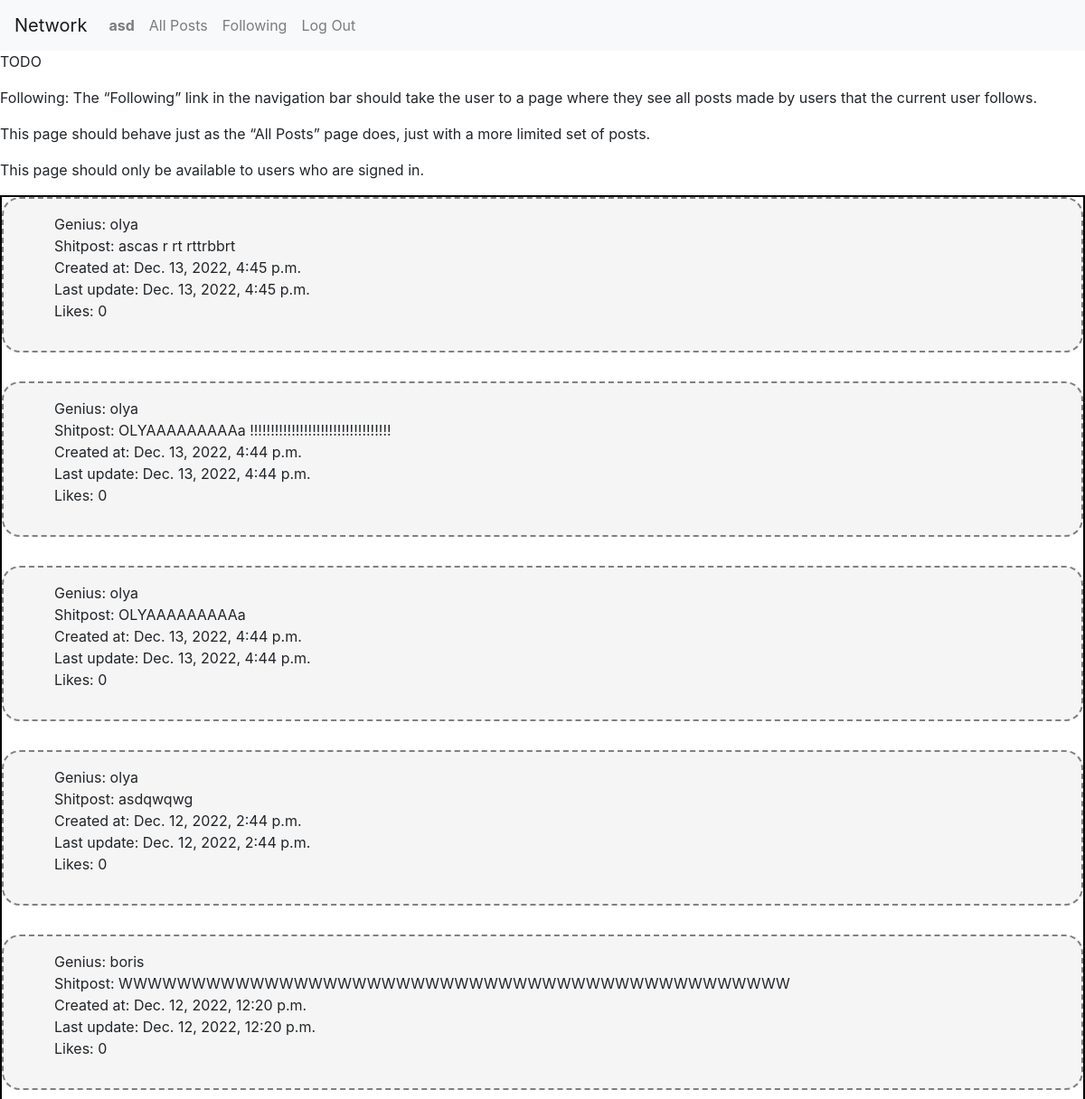
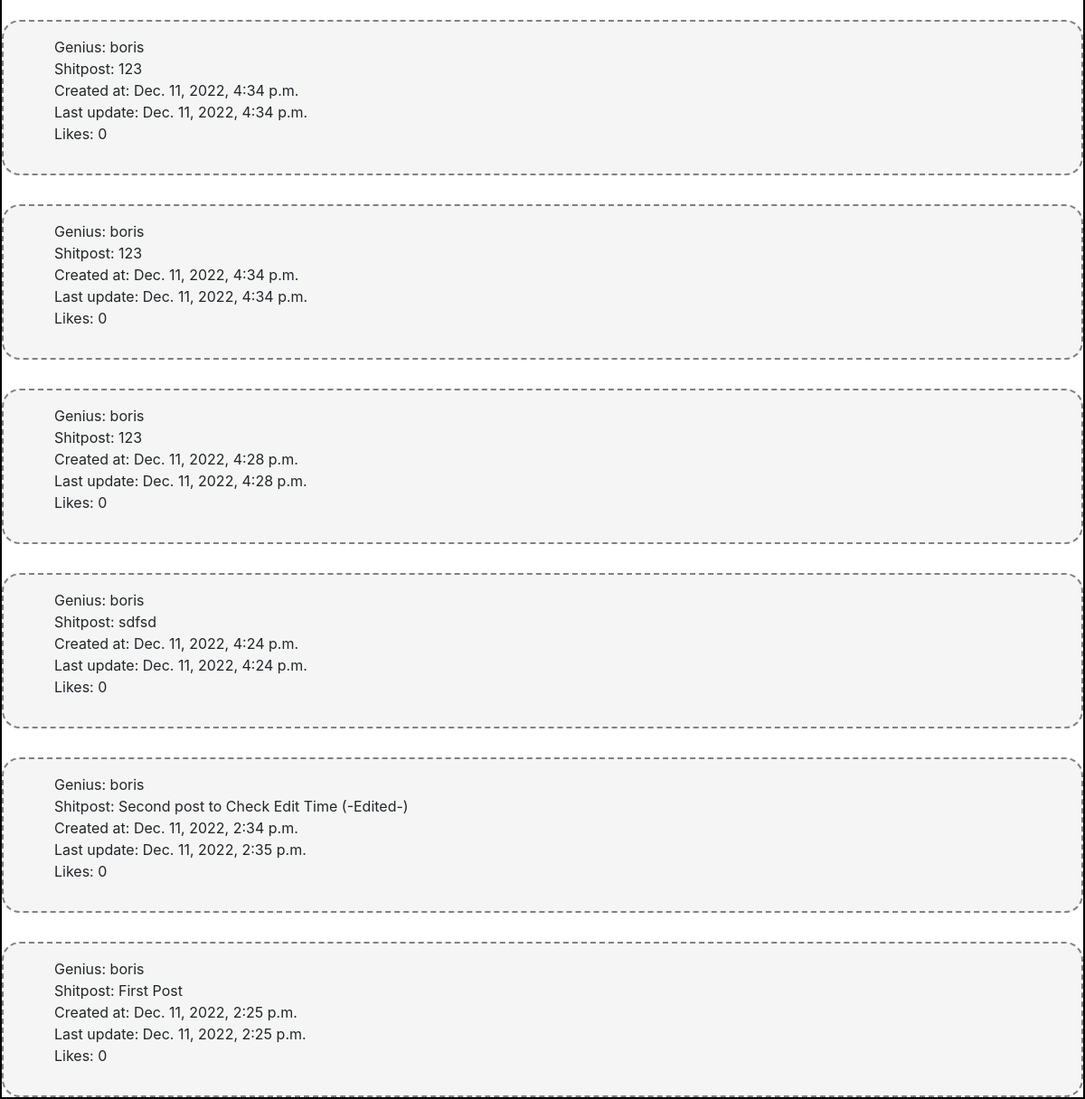
The page /following (signed in) on the database its author committed (2 pictures, top to bottom).
### network/models.py (models this page shows)
class User(AbstractUser):
    followed_by = models.ManyToManyField('self', symmetrical=False, related_name='is_following', blank=True)
    pass

class Post(models.Model):
    author = models.ForeignKey(User, on_delete=models.CASCADE)
    text = models.CharField(max_length=140)
    created_at = models.DateTimeField(auto_now_add=True)
    updated_at = models.DateTimeField(auto_now=True)
    liked_by = models.ManyToManyField(User, blank=True, related_name='liked_posts')

### network/views.py (the view)
# urls.py: path('following', views.following, name='following'),
def following(request):
    follows = request.user.is_following.all()
    posts = Post.objects.filter(author__in=follows).order_by('-created_at')
    return render(request, 'network/following.html', {
        'posts': posts,
    })

### network/templates/network/following.html (shortened to what this page needs)
{% extends 'network/layout.html' %} {%load static %} {% block body %}
<p>TODO</p>
<p>
  Following: The “Following” link in the navigation bar should take the user to
  a page where they see all posts made by users that the current user follows.
</p>
<p>
  This page should behave just as the “All Posts” page does, just with a more
  limited set of posts.
</p>
<p>This page should only be available to users who are signed in.</p>
<div class="posts-div">
  <div class="posts">
    {% for post in posts %}
    <div class="post">
      <ul>
        <li>Genius: {{post.author}}</li>
        <li>Shitpost: {{post.text}}</li>
        <li>Created at: {{post.created_at}}</li>
        <li>Last update: {{post.updated_at}}</li>
        <li>Likes: {{post.liked_by | length}}</li>
      </ul>
    </div>
    {% endfor %}
  </div>
</div>
{% endblock %}

### network/templates/network/layout.html (shortened to what this page needs)
{% load static %}
<!DOCTYPE html>
<html lang="en">
    <head>
        <link rel="stylesheet" href="https://stackpath.bootstrapcdn.com/bootstrap/4.4.1/css/bootstrap.min.css">
        <link href="{% static 'network/styles.css' %}" rel="stylesheet">
    </head>
    <body>
        <nav class="navbar navbar-expand-lg navbar-light bg-light">
            <a class="navbar-brand" href="#">Network</a>
            <div>
              <ul class="navbar-nav mr-auto">
                {% if user.is_authenticated %}
                    <li class="nav-item">
                        <a class="nav-link" href="#"><strong>{{ user.username }}</strong></a>
                    </li>
                {% endif %}
                <li class="nav-item">
                  <a class="nav-link" href="{% url 'index' %}">All Posts</a>
                </li>
                {% if user.is_authenticated %}
                    <li class="nav-item">
                        <a class="nav-link" href="{% url 'following' %}">Following</a>
                    </li>
                    <li class="nav-item">
                        <a class="nav-link" href="{% url 'logout' %}">Log Out</a>
                    </li>
                {% endif %}
              </ul>
            </div>
          </nav>
        <div class="body">
            {% block body %}
            {% endblock %}
        </div>
    </body>
</html>

### network/static/network/styles.css (style rules this page uses)
.posts { display: flex; flex-direction: column; flex-wrap: wrap; gap:2rem; border: 2px solid rgb(0, 0, 0); }
.post { background-color: whitesmoke; padding: 1rem; display: flex; border: 2px dashed gray; flex-wrap: wrap; flex: 1; border-radius: 20px; }
.post ul { list-style: none; }
.post li { word-break: break-all; }

### rows shown on the page
User: username "asd"
Post: author "olya", text "ascas r rt rttrbbrt", created_at "Dec. 13, 2022, 4:45 p.m.", updated_at "Dec. 13, 2022, 4:45 p.m.", liked_by|length "0"
Post: author "olya", text "OLYAAAAAAAAAa !!!!!!!!!!!!!!!!!!!!!!!!!!!!!!!!!!", created_at "Dec. 13, 2022, 4:44 p.m.", updated_at "Dec. 13, 2022, 4:44 p.m.", liked_by|length "0"
Post: author "olya", text "OLYAAAAAAAAAa", created_at "Dec. 13, 2022, 4:44 p.m.", updated_at "Dec. 13, 2022, 4:44 p.m.", liked_by|length "0"
Post: author "olya", text "asdqwqwg", created_at "Dec. 12, 2022, 2:44 p.m.", updated_at "Dec. 12, 2022, 2:44 p.m.", liked_by|length "0"
Post: author "boris", text "WWWWWWWWWWWWWWWWWWWWWWWWWWWWWWWWWWWWWWWWWWWWWW", created_at "Dec. 12, 2022, 12:20 p.m.", updated_at "Dec. 12, 2022, 12:20 p.m.", liked_by|length "0"
Post: author "boris", text "123", created_at "Dec. 11, 2022, 4:34 p.m.", updated_at "Dec. 11, 2022, 4:34 p.m.", liked_by|length "0"
Post: author "boris", text "123", created_at "Dec. 11, 2022, 4:34 p.m.", updated_at "Dec. 11, 2022, 4:34 p.m.", liked_by|length "0"
Post: author "boris", text "123", created_at "Dec. 11, 2022, 4:28 p.m.", updated_at "Dec. 11, 2022, 4:28 p.m.", liked_by|length "0"
Post: author "boris", text "sdfsd", created_at "Dec. 11, 2022, 4:24 p.m.", updated_at "Dec. 11, 2022, 4:24 p.m.", liked_by|length "0"
Post: author "boris", text "Second post to Check Edit Time (-Edited-)", created_at "Dec. 11, 2022, 2:34 p.m.", updated_at "Dec. 11, 2022, 2:35 p.m.", liked_by|length "0"
Post: author "boris", text "First Post", created_at "Dec. 11, 2022, 2:25 p.m.", updated_at "Dec. 11, 2022, 2:25 p.m.", liked_by|length "0"
